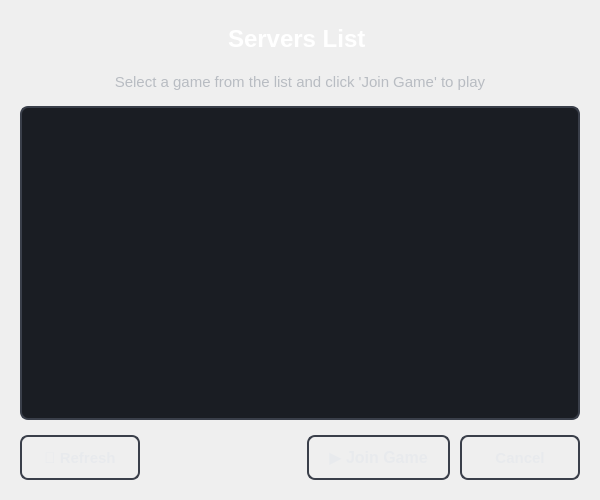
<?xml version="1.0" encoding="UTF-8"?>
<ui version="4.0">
 <class>JoinGameWindow</class>
 <widget class="QDialog" name="JoinGameWindow">
  <property name="geometry">
   <rect>
    <x>0</x>
    <y>0</y>
    <width>600</width>
    <height>500</height>
   </rect>
  </property>
  <property name="windowTitle">
   <string>Join Game</string>
  </property>
  <property name="styleSheet">
   <string notr="true">QDialog {
    background: qlineargradient(x1:0, y1:0, x2:0, y2:1,
                                stop:0 #1a1d23, stop:1 #0f1114);
}

QLabel {
    color: #e8eaed;
    font-size: 11pt;
}

QLabel#titleLabel {
    color: #ffffff;
    font-size: 18pt;
    font-weight: bold;
    padding: 5px;
}

QLabel#instructionLabel {
    color: #b8bcc2;
}

QListWidget {
    background-color: #1a1d23;
    color: #e8eaed;
    border: 2px solid #3a3f4a;
    border-radius: 8px;
    padding: 8px;
    font-size: 11pt;
}

QListWidget::item {
    padding: 12px;
    border-radius: 5px;
    margin: 2px 0px;
}

QListWidget::item:selected {
    background: qlineargradient(x1:0, y1:0, x2:1, y2:0,
                                stop:0 #0d7377, stop:1 #14a5a5);
    color: #ffffff;
    font-weight: 600;
}

QListWidget::item:hover {
    background-color: #23262e;
    border: 1px solid #3a3f4a;
}

QPushButton {
    background: qlineargradient(x1:0, y1:0, x2:0, y2:1,
                                stop:0 #2d3139, stop:1 #23262e);
    color: #e8eaed;
    border: 2px solid #3a3f4a;
    border-radius: 8px;
    padding: 10px 20px;
    font-weight: 600;
    font-size: 11pt;
}

QPushButton:hover {
    background: qlineargradient(x1:0, y1:0, x2:0, y2:1,
                                stop:0 #3a3f4a, stop:1 #2d3139);
    border: 2px solid #4a5060;
    color: #ffffff;
}

QPushButton:pressed {
    background: qlineargradient(x1:0, y1:0, x2:0, y2:1,
                                stop:0 #1d2027, stop:1 #23262e);
}

QPushButton:disabled {
    background-color: #23262e;
    color: #5a5e66;
    border: 2px solid #2a2d36;
}

QPushButton#joinButton {
    background: qlineargradient(x1:0, y1:0, x2:0, y2:1,
                                stop:0 #0d7377, stop:1 #0a5a5e);
    font-weight: bold;
    font-size: 12pt;
}

QPushButton#joinButton:hover {
    background: qlineargradient(x1:0, y1:0, x2:0, y2:1,
                                stop:0 #14a5a5, stop:1 #0d7377);
}

QPushButton#cancelButton {
    background: qlineargradient(x1:0, y1:0, x2:0, y2:1,
                                stop:0 #444444, stop:1 #333333);
}

QPushButton#cancelButton:hover {
    background: qlineargradient(x1:0, y1:0, x2:0, y2:1,
                                stop:0 #555555, stop:1 #444444);
}</string>
  </property>
  <layout class="QVBoxLayout" name="verticalLayout">
   <property name="spacing">
    <number>15</number>
   </property>
   <property name="leftMargin">
    <number>20</number>
   </property>
   <property name="topMargin">
    <number>20</number>
   </property>
   <property name="rightMargin">
    <number>20</number>
   </property>
   <property name="bottomMargin">
    <number>20</number>
   </property>
   <item>
    <widget class="QLabel" name="titleLabel">
     <property name="text">
      <string>Servers List </string>
     </property>
     <property name="alignment">
      <set>Qt::AlignCenter</set>
     </property>
     <property name="font">
      <font>
       <pointsize>18</pointsize>
       <weight>75</weight>
       <bold>true</bold>
      </font>
     </property>
    </widget>
   </item>
   <item>
    <widget class="QLabel" name="instructionLabel">
     <property name="text">
      <string>Select a game from the list and click 'Join Game' to play</string>
     </property>
     <property name="alignment">
      <set>Qt::AlignCenter</set>
     </property>
     <property name="wordWrap">
      <bool>true</bool>
     </property>
     <property name="font">
      <font>
       <pointsize>10</pointsize>
      </font>
     </property>
    </widget>
   </item>
   <item>
    <widget class="QListWidget" name="gamesListWidget">
     <property name="alternatingRowColors">
      <bool>false</bool>
     </property>
     <property name="selectionMode">
      <enum>QAbstractItemView::SingleSelection</enum>
     </property>
     <property name="font">
      <font>
       <pointsize>11</pointsize>
      </font>
     </property>
    </widget>
   </item>
   <item>
    <layout class="QHBoxLayout" name="buttonLayout">
     <property name="spacing">
      <number>10</number>
     </property>
     <item>
      <widget class="QPushButton" name="refreshButton">
       <property name="text">
        <string>🔄 Refresh</string>
       </property>
       <property name="toolTip">
        <string>Refresh the list of available games</string>
       </property>
       <property name="minimumSize">
        <size>
         <width>120</width>
         <height>45</height>
        </size>
       </property>
       <property name="cursor">
        <cursorShape>PointingHandCursor</cursorShape>
       </property>
       <property name="font">
        <font>
         <pointsize>11</pointsize>
         <weight>50</weight>
        </font>
       </property>
      </widget>
     </item>
     <item>
      <spacer name="horizontalSpacer">
       <property name="orientation">
        <enum>Qt::Horizontal</enum>
       </property>
       <property name="sizeHint" stdset="0">
        <size>
         <width>40</width>
         <height>20</height>
        </size>
       </property>
      </spacer>
     </item>
     <item>
      <widget class="QPushButton" name="joinButton">
       <property name="text">
        <string>▶ Join Game</string>
       </property>
       <property name="default">
        <bool>true</bool>
       </property>
       <property name="minimumSize">
        <size>
         <width>140</width>
         <height>45</height>
        </size>
       </property>
       <property name="cursor">
        <cursorShape>PointingHandCursor</cursorShape>
       </property>
       <property name="font">
        <font>
         <pointsize>12</pointsize>
         <weight>75</weight>
         <bold>true</bold>
        </font>
       </property>
      </widget>
     </item>
     <item>
      <widget class="QPushButton" name="cancelButton">
       <property name="text">
        <string>Cancel</string>
       </property>
       <property name="minimumSize">
        <size>
         <width>120</width>
         <height>45</height>
        </size>
       </property>
       <property name="cursor">
        <cursorShape>PointingHandCursor</cursorShape>
       </property>
       <property name="font">
        <font>
         <pointsize>11</pointsize>
        </font>
       </property>
      </widget>
     </item>
    </layout>
   </item>
  </layout>
 </widget>
 <resources/>
 <connections/>
</ui>
